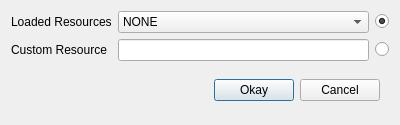
<?xml version="1.0" encoding="UTF-8"?>
<ui version="4.0">
 <class>ResourceOpenDialog</class>
 <widget class="QDialog" name="ResourceOpenDialog">
  <property name="geometry">
   <rect>
    <x>0</x>
    <y>0</y>
    <width>400</width>
    <height>125</height>
   </rect>
  </property>
  <property name="minimumSize">
   <size>
    <width>400</width>
    <height>125</height>
   </size>
  </property>
  <property name="windowTitle">
   <string>Open Resource</string>
  </property>
  <layout class="QGridLayout" name="gridLayout">
   <item row="0" column="1">
    <widget class="QComboBox" name="LoadedResourcesInput">
     <item>
      <property name="text">
       <string>NONE</string>
      </property>
     </item>
    </widget>
   </item>
   <item row="1" column="1">
    <widget class="QLineEdit" name="CustomResourceInput"/>
   </item>
   <item row="0" column="0">
    <widget class="QLabel" name="label">
     <property name="text">
      <string>Loaded Resources</string>
     </property>
    </widget>
   </item>
   <item row="1" column="0">
    <widget class="QLabel" name="label_2">
     <property name="text">
      <string>Custom Resource</string>
     </property>
    </widget>
   </item>
   <item row="0" column="2">
    <widget class="QRadioButton" name="LoadedResourceRadio">
     <property name="text">
      <string/>
     </property>
     <property name="checked">
      <bool>true</bool>
     </property>
    </widget>
   </item>
   <item row="1" column="2">
    <widget class="QRadioButton" name="CustomResourceRadio">
     <property name="text">
      <string/>
     </property>
    </widget>
   </item>
   <item row="2" column="0" colspan="3">
    <widget class="QWidget" name="widget" native="true">
     <layout class="QHBoxLayout" name="horizontalLayout">
      <item>
       <spacer name="horizontalSpacer">
        <property name="orientation">
         <enum>Qt::Horizontal</enum>
        </property>
        <property name="sizeHint" stdset="0">
         <size>
          <width>40</width>
          <height>20</height>
         </size>
        </property>
       </spacer>
      </item>
      <item>
       <widget class="QPushButton" name="OkayButton">
        <property name="text">
         <string>Okay</string>
        </property>
       </widget>
      </item>
      <item>
       <widget class="QPushButton" name="CancelButton">
        <property name="text">
         <string>Cancel</string>
        </property>
       </widget>
      </item>
     </layout>
    </widget>
   </item>
  </layout>
 </widget>
 <resources/>
 <connections/>
</ui>
